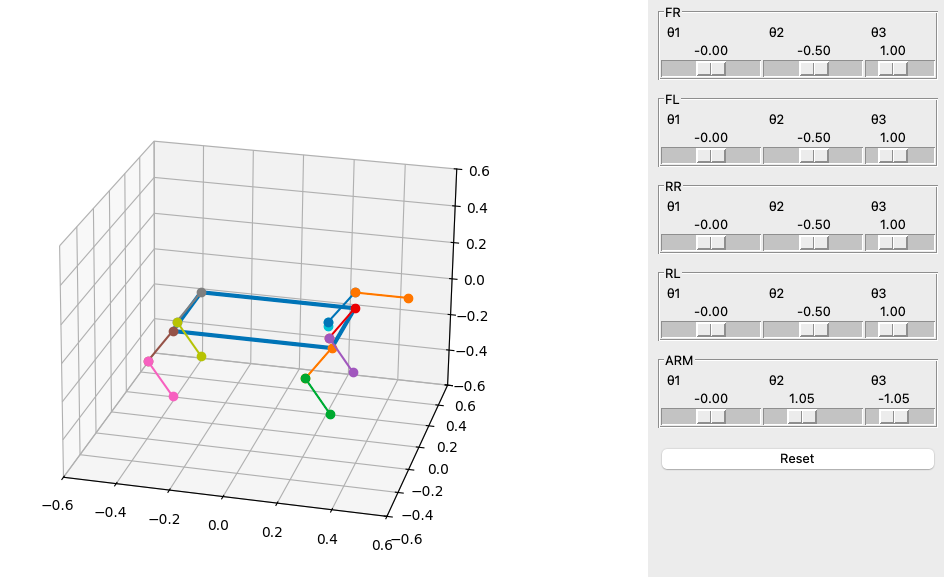

The Python source for this figure:
import matplotlib
matplotlib.use('TkAgg')

import numpy as np
import matplotlib.pyplot as plt
import tkinter as tk
from matplotlib.backends.backend_tkagg import FigureCanvasTkAgg

# -----------------------------
# Parameters
# -----------------------------
L1, L2 = 0.2, 0.2
Lm1, Lm2, Lm3 = 0.02, 0.2, 0.2

# -----------------------------
# Unified Robot Definition
# -----------------------------
robot = {
    "FR": {"q":[0.0,-0.5,1.0], "base":[0.3,-0.2,0], "type":"leg"},
    "FL": {"q":[0.0,-0.5,1.0], "base":[0.3, 0.2,0], "type":"leg"},
    "RR": {"q":[0.0,-0.5,1.0], "base":[-0.3,-0.2,0], "type":"leg"},
    "RL": {"q":[0.0,-0.5,1.0], "base":[-0.3, 0.2,0], "type":"leg"},
    "ARM":{"q":[0,np.pi/3,-np.pi/3], "base":[0.24,0,0], "type":"arm"}
}

defaults = {k: v["q"][:] for k,v in robot.items()}

limits = {
    "leg":[(-np.pi/6,np.pi/6),(-np.pi/2,np.pi/6),(0,np.pi)],
    "arm":[(-np.pi,np.pi),(0,np.pi),(-np.pi,np.pi)]
}

body = np.array([
    [0.3,-0.2,0],[0.3,0.2,0],
    [-0.3,0.2,0],[-0.3,-0.2,0],[0.3,-0.2,0]
])

# -----------------------------
# FK
# -----------------------------
def fk_leg(t1,t2,t3):
    X = L1*np.sin(t2) + L2*np.sin(t2+t3)
    R = L1*np.cos(t2) + L2*np.cos(t2+t3)
    return np.array([X, R*np.sin(t1), -R*np.cos(t1)])

def fk_arm(t1,t2,t3):
    X = (Lm2*np.cos(t2)+Lm3*np.cos(t2+t3))*np.cos(t1)
    Y = (Lm2*np.cos(t2)+Lm3*np.cos(t2+t3))*np.sin(t1)
    Z = Lm2*np.sin(t2)+Lm3*np.sin(t2+t3)+Lm1
    return np.array([X,Y,Z])

# -----------------------------
# Plot
# -----------------------------
fig = plt.figure(figsize=(8,6))
ax = fig.add_subplot(111, projection='3d')

def draw():
    ax.clear()
    ax.plot(body[:,0], body[:,1], body[:,2], linewidth=3)

    for name, r in robot.items():
        t1,t2,t3 = r["q"]
        base = np.array(r["base"])

        if r["type"] == "leg":
            knee = base + np.array([
                L1*np.sin(t2),
                L1*np.cos(t2)*np.sin(t1),
                -L1*np.cos(t2)*np.cos(t1)
            ])
            foot = base + fk_leg(t1,t2,t3)

            ax.plot(*zip(base,knee), marker='o')
            ax.plot(*zip(knee,foot), marker='o')

        else:  # arm
            j1 = base + [0,0,Lm1]
            j2 = j1 + [
                Lm2*np.cos(t2)*np.cos(t1),
                Lm2*np.cos(t2)*np.sin(t1),
                Lm2*np.sin(t2)
            ]
            end = base + fk_arm(t1,t2,t3)

            ax.plot(*zip(base,j1), marker='o')
            ax.plot(*zip(j1,j2), marker='o')
            ax.plot(*zip(j2,end), marker='o')

    ax.set(xlim=[-0.6,0.6], ylim=[-0.6,0.6], zlim=[-0.6,0.6])

# -----------------------------
# UI
# -----------------------------
root = tk.Tk()
root.title("Quadruped Manipulator")
root.geometry("1100x650")

canvas = FigureCanvasTkAgg(fig, master=root)
canvas.get_tk_widget().pack(side=tk.LEFT, fill=tk.BOTH, expand=True)

panel = tk.Frame(root)
panel.pack(side=tk.RIGHT, fill=tk.Y, padx=10)

sliders = []

def update(name,i,val):
    robot[name]["q"][i] = float(val)
    draw(); canvas.draw_idle()

# Create sliders 
for name, r in robot.items():
    f = tk.LabelFrame(panel, text=name)
    f.pack(fill="x", pady=5)

    lim = limits[r["type"]]

    for i in range(3):
        s = tk.Scale(
            f,
            from_=lim[i][0], to=lim[i][1],
            resolution=0.01, orient=tk.HORIZONTAL,
            label=f"θ{i+1}",
            command=lambda v,n=name,j=i: update(n,j,v)
        )
        s.set(r["q"][i])
        s.pack(side="left", expand=True, fill="x")

        sliders.append((s,name,i))

# -----------------------------
# Reset
# -----------------------------
def reset():
    for name in robot:
        robot[name]["q"] = defaults[name][:]
    for s,n,i in sliders:
        s.set(robot[n]["q"][i])

    draw(); canvas.draw()

tk.Button(panel, text="Reset", command=reset).pack(fill="x", pady=10)

# -----------------------------
draw()
canvas.draw()
root.mainloop()
